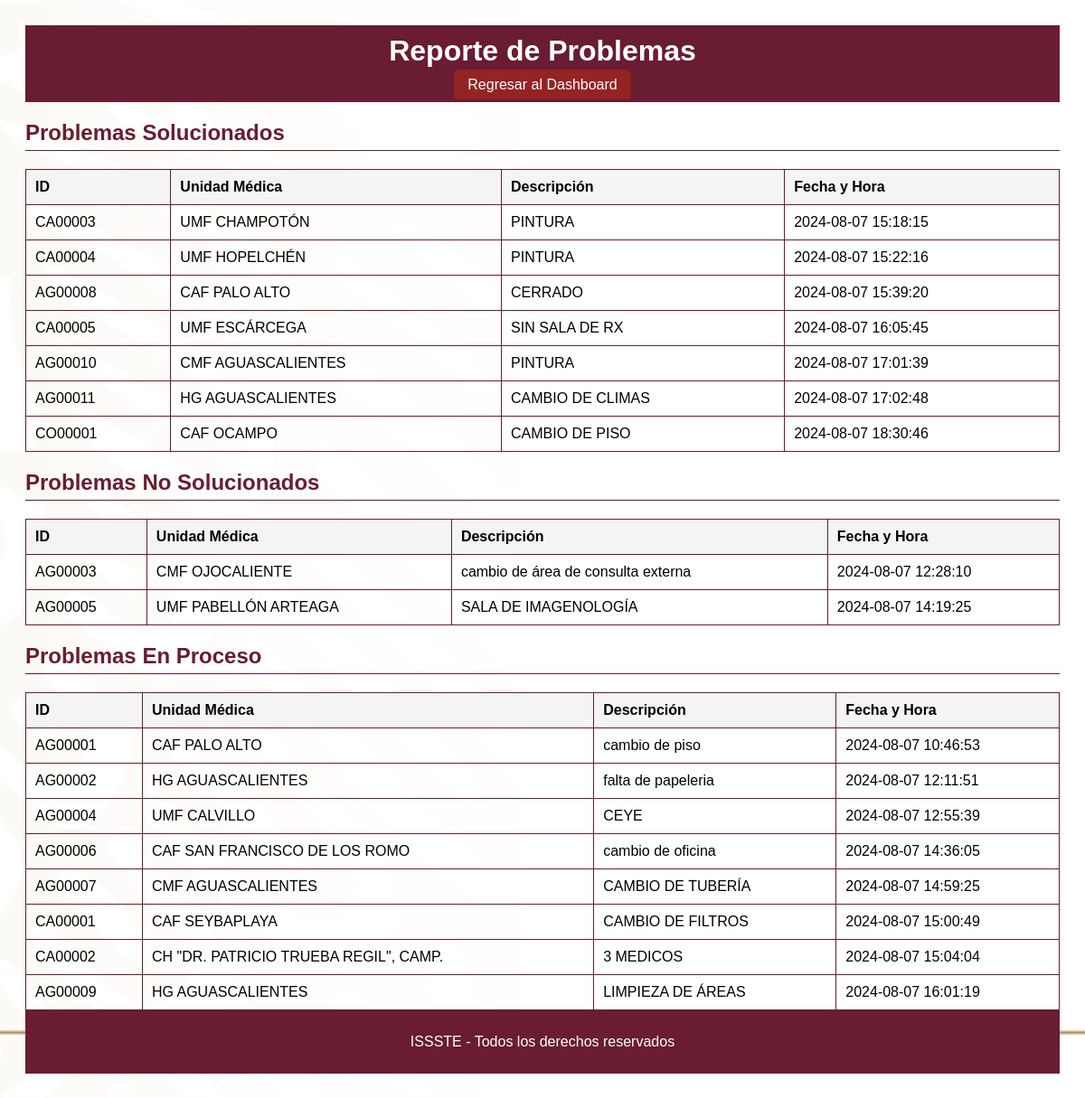
Page /reporte_problemas on the committed database.
### app.py (models this page shows, shortened)
class Problema(db.Model):
    id = db.Column(db.Integer, primary_key=True)
    estado = db.Column(db.String(100), nullable=False)
    unidad_medica = db.Column(db.String(100), nullable=False)
    categoria = db.Column(db.String(100), nullable=False)
    subcategoria = db.Column(db.String(100), nullable=True)
    descripcion = db.Column(db.String(300), nullable=False)
    nivel_riesgo = db.Column(db.String(50), nullable=False)
    lat = db.Column(db.Float, nullable=False)
    lon = db.Column(db.Float, nullable=False)
    ticket_id = db.Column(db.String(10), unique=True, nullable=False)
    reportado_por_operativo = db.Column(db.Boolean, default=False)
    actualizaciones = db.Column(db.Text, nullable=True)
    estado_problema = db.Column(db.String(50), default='Pendiente')
    fecha_hora = db.Column(db.String(50), nullable=False, default=lambda: datetime.utcnow().strftime('%Y-%m-%d %H:%M:%S'))
    aceptado = db.Column(db.String(50), default='Pendiente')
    nombre_reportante = db.Column(db.String(100), nullable=False, default='Desconocido')
    responsable_problema = db.Column(db.String(100), nullable=False, default='Desconocido')
    correo_electronico = db.Column(db.String(100), nullable=False, default='no_disponible@example.com')
    archivo = db.Column(db.String(300), nullable=True)  # Campo para el nombre del archivo subido
    origen = db.Column(db.String(50))  # nuevo campo

### app.py (the view)
@app.route('/reporte_problemas')
def reporte_problemas():
    try:
        problemas = Problema.query.all()
        return render_template('reporte_problemas.html', problemas=problemas)
    except Exception as e:
        print(f"Error al cargar el reporte de problemas: {e}")
        return str(e), 500

### app.py (called while the page is built)
@app.before_request
def before_request():
    if not hasattr(app, 'first_request_done'):
        db.create_all()
        app.first_request_done = True

### templates/reporte_problemas.html (shortened to what this page needs)
<!DOCTYPE html>
<html lang="en">
<head>
    <link rel="stylesheet" href="/static/css/reporte_problemas.css">
</head>
<body>
    <header>
        <h1>Reporte de Problemas</h1>
        <a href="/dashboard" class="btn btn-primary btn-regresar">Regresar al Dashboard</a>
    </header>
    <main>
        <section>
            <h2>Problemas Solucionados</h2>
            <table class="table">
                <thead>
                    <tr>
                        <th>ID</th>
                        <th>Unidad Médica</th>
                        <th>Descripción</th>
                        <th>Fecha y Hora</th>
                    </tr>
                </thead>
                <tbody>
                    {% for problema in problemas if problema.estado_problema == 'Solucionado' %}
                    <tr>
                        <td>{{ problema.ticket_id }}</td>
                        <td>{{ problema.unidad_medica }}</td>
                        <td>{{ problema.descripcion }}</td>
                        <td>{{ problema.fecha_hora }}</td>
                    </tr>
                    {% endfor %}
                </tbody>
            </table>
        </section>
        <section>
            <h2>Problemas No Solucionados</h2>
            <table class="table">
                <thead>
                    <tr>
                        <th>ID</th>
                        <th>Unidad Médica</th>
                        <th>Descripción</th>
                        <th>Fecha y Hora</th>
                    </tr>
                </thead>
                <tbody>
                    {% for problema in problemas if problema.estado_problema == 'No Solucionado' %}
                    <tr>
                        <td>{{ problema.ticket_id }}</td>
                        <td>{{ problema.unidad_medica }}</td>
                        <td>{{ problema.descripcion }}</td>
                        <td>{{ problema.fecha_hora }}</td>
                    </tr>
                    {% endfor %}
                </tbody>
            </table>
        </section>
        <section>
            <h2>Problemas En Proceso</h2>
            <table class="table">
                <thead>
                    <tr>
                        <th>ID</th>
                        <th>Unidad Médica</th>
                        <th>Descripción</th>
                        <th>Fecha y Hora</th>
                    </tr>
                </thead>
                <tbody>
                    {% for problema in problemas if problema.estado_problema == 'En Proceso' %}
                    <tr>
                        <td>{{ problema.ticket_id }}</td>
                        <td>{{ problema.unidad_medica }}</td>
                        <td>{{ problema.descripcion }}</td>
                        <td>{{ problema.fecha_hora }}</td>
                    </tr>
                    {% endfor %}
                </tbody>
            </table>
        </section>
    </main>
    <footer>
        <p>ISSSTE - Todos los derechos reservados</p>
    </footer>
</body>
</html>

### static/css/reporte_problemas.css (style rules this page uses)
body { font-family: Arial, sans-serif; background-image: url('/static/images/ISSSTE_FONDO_BLANCO.jpg'); background-size: cover; background-position: center; padding: 20px; }
header, footer { background-color: #691C32; color: white; padding: 10px; text-align: center; }
header h1 { margin: 0; }
header a { color: white; text-decoration: none; background-color: rgb(148, 35, 35); padding: 8px 15px; border-radius: 5px; }
h2 { color: #691C32; border-bottom: 1px solid #691C32; padding-bottom: 5px; }
table { width: 100%; border-collapse: collapse; margin-top: 20px; }
table, th, td { border: 1px solid #691C32; }
th, td { padding: 10px; text-align: left; }
th { background-color: #f4f4f4; }

### templates/reporte_problemas.html (style rules this page uses)
header { text-align: center; margin-bottom: 20px; }
header h1 { margin-bottom: 10px; }
.btn-regresar { margin-bottom: 30px; }

### rows in the picture
Problema: ticket_id "CA00003", unidad_medica "UMF CHAMPOTÓN", descripcion "PINTURA", fecha_hora "2024-08-07 15:18:15"
Problema: ticket_id "CA00004", unidad_medica "UMF HOPELCHÉN", descripcion "PINTURA", fecha_hora "2024-08-07 15:22:16"
Problema: ticket_id "AG00008", unidad_medica "CAF PALO ALTO", descripcion "CERRADO", fecha_hora "2024-08-07 15:39:20"
Problema: ticket_id "CA00005", unidad_medica "UMF ESCÁRCEGA", descripcion "SIN SALA DE RX", fecha_hora "2024-08-07 16:05:45"
Problema: ticket_id "AG00010", unidad_medica "CMF AGUASCALIENTES", descripcion "PINTURA", fecha_hora "2024-08-07 17:01:39"
Problema: ticket_id "AG00011", unidad_medica "HG AGUASCALIENTES", descripcion "CAMBIO DE CLIMAS", fecha_hora "2024-08-07 17:02:48"
Problema: ticket_id "CO00001", unidad_medica "CAF OCAMPO", descripcion "CAMBIO DE PISO", fecha_hora "2024-08-07 18:30:46"
Problema: ticket_id "AG00003", unidad_medica "CMF OJOCALIENTE", descripcion "cambio de área de consulta externa", fecha_hora "2024-08-07 12:28:10"
Problema: ticket_id "AG00005", unidad_medica "UMF PABELLÓN ARTEAGA", descripcion "SALA DE IMAGENOLOGÍA", fecha_hora "2024-08-07 14:19:25"
Problema: ticket_id "AG00001", unidad_medica "CAF PALO ALTO", descripcion "cambio de piso", fecha_hora "2024-08-07 10:46:53"
Problema: ticket_id "AG00002", unidad_medica "HG AGUASCALIENTES", descripcion "falta de papeleria", fecha_hora "2024-08-07 12:11:51"
Problema: ticket_id "AG00004", unidad_medica "UMF CALVILLO", descripcion "CEYE", fecha_hora "2024-08-07 12:55:39"
Problema: ticket_id "AG00006", unidad_medica "CAF SAN FRANCISCO DE LOS ROMO", descripcion "cambio de oficina", fecha_hora "2024-08-07 14:36:05"
Problema: ticket_id "AG00007", unidad_medica "CMF AGUASCALIENTES", descripcion "CAMBIO DE TUBERÍA", fecha_hora "2024-08-07 14:59:25"
Problema: ticket_id "CA00001", unidad_medica "CAF SEYBAPLAYA", descripcion "CAMBIO DE FILTROS", fecha_hora "2024-08-07 15:00:49"
Problema: ticket_id "CA00002", unidad_medica "CH \"DR. PATRICIO TRUEBA REGIL\", CAMP.", descripcion "3 MEDICOS", fecha_hora "2024-08-07 15:04:04"
Problema: ticket_id "AG00009", unidad_medica "HG AGUASCALIENTES", descripcion "LIMPIEZA DE ÁREAS", fecha_hora "2024-08-07 16:01:19"
